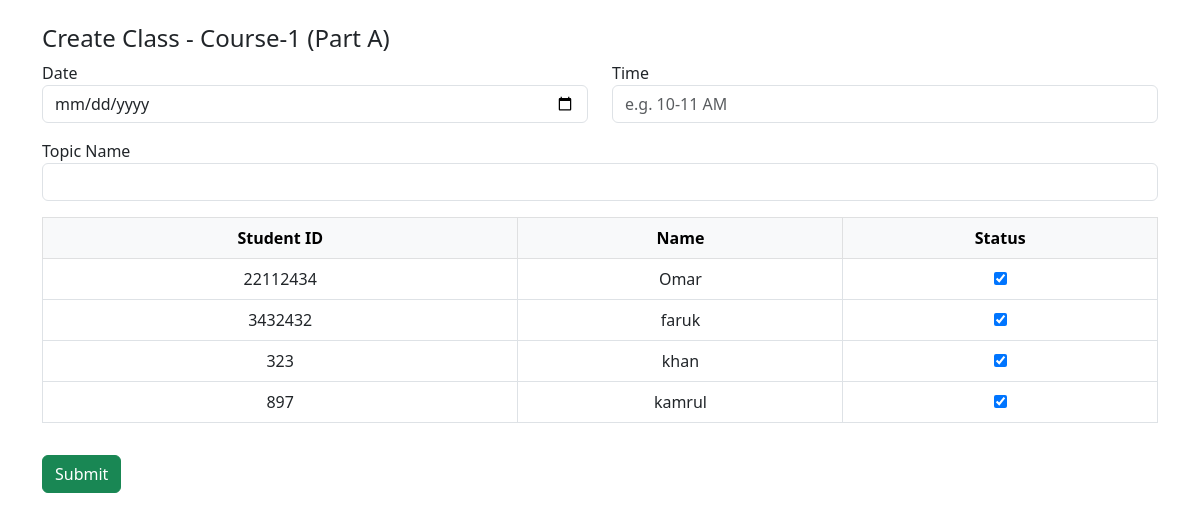
Page /part/1/class/create/ on the committed database.
### course/models.py (models this page shows, shortened)
class Part(models.Model):
    course = models.ForeignKey(Course, on_delete=models.CASCADE)
    name = models.CharField(choices=PartName, max_length=2)
    teacher = models.ForeignKey(Teacher, on_delete=models.CASCADE, null=True, blank=True)

class Course(models.Model):
    name = models.CharField(max_length=50)
    slug = models.SlugField(max_length=50)
    code = models.CharField(max_length=8)
    credit = models.IntegerField()
    semester = models.ForeignKey(Semester, on_delete=models.CASCADE)
    year = models.CharField(max_length=4, null= True, blank=True )

### student/models.py (models this page shows, shortened)
class Student(models.Model):
    name = models.CharField(max_length=100)
    student_id = models.CharField(max_length=20)
    semester = models.ForeignKey(Semester, null=True, blank=True, on_delete=models.SET_NULL)
    previous_semester = models.ForeignKey(Semester, null=True, blank=True, on_delete=models.SET_NULL, related_name="previous_semester")

### course/views.py (the view, shortened to what this page needs)
# urls.py: path('part/<int:part_id>/class/create/', views.class_session_create, name='class_session_create'),
def class_session_create(request, part_id):
    part = get_object_or_404(Part, id=part_id)
    students = Student.objects.filter(semester=part.course.semester)
    return render(request, 'course/class_form.html', {'part': part, 'students': students})

### course/templates/course/class_form.html (shortened to what this page needs)
<!DOCTYPE html>
<html>
<head>
    <link href="https://cdn.jsdelivr.net/npm/bootstrap@5.3.0/dist/css/bootstrap.min.css" rel="stylesheet">
</head>
<body class="container py-4">
    <h4>Create Class - {{ part.course.name }} (Part {{ part.name }})</h4>
    <form method="POST">
        <div class="row mb-3">
            <div class="col">
                <label>Date</label>
                <input type="date" name="date" class="form-control" value="{{ today }}">
            </div>
            <div class="col">
                <label>Time</label>
                <input type="text" name="time" class="form-control" placeholder="e.g. 10-11 AM">
            </div>
        </div>
        <div class="mb-3">
            <label>Topic Name</label>
            <input type="text" name="topic" class="form-control" required>
        </div>
        <table class="table table-bordered text-center">
            <thead class="table-light">
                <tr><th>Student ID</th><th>Name</th><th>Status</th></tr>
            </thead>
            <tbody>
                {% for student in students %}
                <tr>
                    <td>{{ student.student_id }}</td>
                    <td>{{ student.name }}</td>
                    <td><input type="checkbox" name="status_{{ student.id }}" value="present" checked></td>
                </tr>
                {% endfor %}
            </tbody>
        </table>
        <button type="submit" class="btn btn-success mt-3">Submit</button>
    </form>
</body>
</html>

### rows in the picture
Part: course.name "Course-1", name "A"
Student: student_id "22112434", name "Omar"
Student: student_id "3432432", name "faruk"
Student: student_id "323", name "khan"
Student: student_id "897", name "kamrul"
